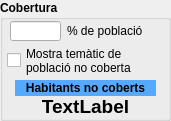
  <widget class="QGroupBox" name="groupBox_6">
   <property name="geometry">
    <rect>
     <x>220</x>
     <y>131</y>
     <width>171</width>
     <height>121</height>
    </rect>
   </property>
   <property name="font">
    <font>
     <weight>75</weight>
     <bold>true</bold>
    </font>
   </property>
   <property name="title">
    <string>Cobertura</string>
   </property>
   <widget class="QWidget" name="layoutWidget">
    <property name="geometry">
     <rect>
      <x>10</x>
      <y>20</y>
      <width>141</width>
      <height>22</height>
     </rect>
    </property>
    <layout class="QHBoxLayout" name="horizontalLayout_4">
     <item>
      <widget class="QLineEdit" name="txt_percentatge">
       <property name="maximumSize">
        <size>
         <width>51</width>
         <height>20</height>
        </size>
       </property>
       <property name="alignment">
        <set>Qt::AlignCenter</set>
       </property>
      </widget>
     </item>
     <item>
      <widget class="QLabel" name="label_4">
       <property name="font">
        <font>
         <weight>50</weight>
         <bold>false</bold>
        </font>
       </property>
       <property name="text">
        <string>% de població</string>
       </property>
      </widget>
     </item>
    </layout>
   </widget>
   <widget class="QLabel" name="lblHab">
    <property name="geometry">
     <rect>
      <x>15</x>
      <y>80</y>
      <width>141</width>
      <height>16</height>
     </rect>
    </property>
    <property name="font">
     <font>
      <pointsize>9</pointsize>
      <weight>75</weight>
      <bold>true</bold>
     </font>
    </property>
    <property name="styleSheet">
     <string notr="true">background-color: rgb(85, 170, 255);
border-color: rgb(0, 0, 0);</string>
    </property>
    <property name="text">
     <string>Habitants no coberts</string>
    </property>
    <property name="alignment">
     <set>Qt::AlignCenter</set>
    </property>
    <property name="wordWrap">
     <bool>false</bool>
    </property>
    <property name="margin">
     <number>2</number>
    </property>
    <property name="indent">
     <number>-1</number>
    </property>
   </widget>
   <widget class="QCheckBox" name="CB_mostrarPobNoAfectada">
    <property name="geometry">
     <rect>
      <x>7</x>
      <y>45</y>
      <width>161</width>
      <height>31</height>
     </rect>
    </property>
    <property name="font">
     <font>
      <weight>50</weight>
      <bold>false</bold>
     </font>
    </property>
    <property name="text">
     <string>Mostra temàtic de
població no coberta</string>
    </property>
   </widget>
   <widget class="QLabel" name="lblNum">
    <property name="geometry">
     <rect>
      <x>15</x>
      <y>96</y>
      <width>141</width>
      <height>21</height>
     </rect>
    </property>
    <property name="palette">
     <palette>
      <active>
       <colorrole role="WindowText">
        <brush brushstyle="SolidPattern">
         <color alpha="255">
          <red>0</red>
          <green>0</green>
          <blue>0</blue>
         </color>
        </brush>
       </colorrole>
       <colorrole role="Button">
        <brush brushstyle="SolidPattern">
         <color alpha="255">
          <red>0</red>
          <green>170</green>
          <blue>127</blue>
         </color>
        </brush>
       </colorrole>
       <colorrole role="Light">
        <brush brushstyle="SolidPattern">
         <color alpha="255">
          <red>0</red>
          <green>255</green>
          <blue>191</blue>
         </color>
        </brush>
       </colorrole>
       <colorrole role="Midlight">
        <brush brushstyle="SolidPattern">
         <color alpha="255">
          <red>0</red>
          <green>212</green>
          <blue>159</blue>
         </color>
        </brush>
       </colorrole>
       <colorrole role="Dark">
        <brush brushstyle="SolidPattern">
         <color alpha="255">
          <red>0</red>
          <green>85</green>
          <blue>63</blue>
         </color>
        </brush>
       </colorrole>
       <colorrole role="Mid">
        <brush brushstyle="SolidPattern">
         <color alpha="255">
          <red>0</red>
          <green>113</green>
          <blue>84</blue>
         </color>
        </brush>
       </colorrole>
       <colorrole role="Text">
        <brush brushstyle="SolidPattern">
         <color alpha="255">
          <red>0</red>
          <green>0</green>
          <blue>0</blue>
         </color>
        </brush>
       </colorrole>
       <colorrole role="BrightText">
        <brush brushstyle="SolidPattern">
         <color alpha="255">
          <red>255</red>
          <green>255</green>
          <blue>255</blue>
         </color>
        </brush>
       </colorrole>
       <colorrole role="ButtonText">
        <brush brushstyle="SolidPattern">
         <color alpha="255">
          <red>0</red>
          <green>0</green>
          <blue>0</blue>
         </color>
        </brush>
       </colorrole>
       <colorrole role="Base">
        <brush brushstyle="SolidPattern">
         <color alpha="255">
          <red>255</red>
          <green>255</green>
          <blue>255</blue>
         </color>
        </brush>
       </colorrole>
       <colorrole role="Window">
        <brush brushstyle="SolidPattern">
         <color alpha="255">
          <red>0</red>
          <green>170</green>
          <blue>127</blue>
         </color>
        </brush>
       </colorrole>
       <colorrole role="Shadow">
        <brush brushstyle="SolidPattern">
         <color alpha="255">
          <red>0</red>
          <green>0</green>
          <blue>0</blue>
         </color>
        </brush>
       </colorrole>
       <colorrole role="AlternateBase">
        <brush brushstyle="SolidPattern">
         <color alpha="255">
          <red>127</red>
          <green>212</green>
          <blue>191</blue>
         </color>
        </brush>
       </colorrole>
       <colorrole role="ToolTipBase">
        <brush brushstyle="SolidPattern">
         <color alpha="255">
          <red>255</red>
          <green>255</green>
          <blue>220</blue>
         </color>
        </brush>
       </colorrole>
       <colorrole role="ToolTipText">
        <brush brushstyle="SolidPattern">
         <color alpha="255">
          <red>0</red>
          <green>0</green>
          <blue>0</blue>
         </color>
        </brush>
       </colorrole>
      </active>
      <inactive>
       <colorrole role="WindowText">
        <brush brushstyle="SolidPattern">
         <color alpha="255">
          <red>0</red>
          <green>0</green>
          <blue>0</blue>
         </color>
        </brush>
       </colorrole>
       <colorrole role="Button">
        <brush brushstyle="SolidPattern">
         <color alpha="255">
          <red>0</red>
          <green>170</green>
          <blue>127</blue>
         </color>
        </brush>
       </colorrole>
       <colorrole role="Light">
        <brush brushstyle="SolidPattern">
         <color alpha="255">
          <red>0</red>
          <green>255</green>
          <blue>191</blue>
         </color>
        </brush>
       </colorrole>
       <colorrole role="Midlight">
        <brush brushstyle="SolidPattern">
         <color alpha="255">
          <red>0</red>
          <green>212</green>
          <blue>159</blue>
         </color>
        </brush>
       </colorrole>
       <colorrole role="Dark">
        <brush brushstyle="SolidPattern">
         <color alpha="255">
          <red>0</red>
          <green>85</green>
          <blue>63</blue>
         </color>
        </brush>
       </colorrole>
       <colorrole role="Mid">
        <brush brushstyle="SolidPattern">
         <color alpha="255">
          <red>0</red>
          <green>113</green>
          <blue>84</blue>
         </color>
        </brush>
       </colorrole>
       <colorrole role="Text">
        <brush brushstyle="SolidPattern">
         <color alpha="255">
          <red>0</red>
          <green>0</green>
          <blue>0</blue>
         </color>
        </brush>
       </colorrole>
       <colorrole role="BrightText">
        <brush brushstyle="SolidPattern">
         <color alpha="255">
          <red>255</red>
          <green>255</green>
          <blue>255</blue>
         </color>
        </brush>
       </colorrole>
       <colorrole role="ButtonText">
        <brush brushstyle="SolidPattern">
         <color alpha="255">
          <red>0</red>
          <green>0</green>
          <blue>0</blue>
         </color>
        </brush>
       </colorrole>
       <colorrole role="Base">
        <brush brushstyle="SolidPattern">
         <color alpha="255">
          <red>255</red>
          <green>255</green>
          <blue>255</blue>
         </color>
        </brush>
       </colorrole>
       <colorrole role="Window">
        <brush brushstyle="SolidPattern">
         <color alpha="255">
          <red>0</red>
          <green>170</green>
          <blue>127</blue>
         </color>
        </brush>
       </colorrole>
       <colorrole role="Shadow">
        <brush brushstyle="SolidPattern">
         <color alpha="255">
          <red>0</red>
          <green>0</green>
          <blue>0</blue>
         </color>
        </brush>
       </colorrole>
       <colorrole role="AlternateBase">
        <brush brushstyle="SolidPattern">
         <color alpha="255">
          <red>127</red>
          <green>212</green>
          <blue>191</blue>
         </color>
        </brush>
       </colorrole>
       <colorrole role="ToolTipBase">
        <brush brushstyle="SolidPattern">
         <color alpha="255">
          <red>255</red>
          <green>255</green>
          <blue>220</blue>
         </color>
        </brush>
       </colorrole>
       <colorrole role="ToolTipText">
        <brush brushstyle="SolidPattern">
         <color alpha="255">
          <red>0</red>
          <green>0</green>
          <blue>0</blue>
         </color>
        </brush>
       </colorrole>
      </inactive>
      <disabled>
       <colorrole role="WindowText">
        <brush brushstyle="SolidPattern">
         <color alpha="255">
          <red>0</red>
          <green>85</green>
          <blue>63</blue>
         </color>
        </brush>
       </colorrole>
       <colorrole role="Button">
        <brush brushstyle="SolidPattern">
         <color alpha="255">
          <red>0</red>
          <green>170</green>
          <blue>127</blue>
         </color>
        </brush>
       </colorrole>
       <colorrole role="Light">
        <brush brushstyle="SolidPattern">
         <color alpha="255">
          <red>0</red>
          <green>255</green>
          <blue>191</blue>
         </color>
        </brush>
       </colorrole>
       <colorrole role="Midlight">
        <brush brushstyle="SolidPattern">
         <color alpha="255">
          <red>0</red>
          <green>212</green>
          <blue>159</blue>
         </color>
        </brush>
       </colorrole>
       <colorrole role="Dark">
        <brush brushstyle="SolidPattern">
         <color alpha="255">
          <red>0</red>
          <green>85</green>
          <blue>63</blue>
         </color>
        </brush>
       </colorrole>
       <colorrole role="Mid">
        <brush brushstyle="SolidPattern">
         <color alpha="255">
          <red>0</red>
          <green>113</green>
          <blue>84</blue>
         </color>
        </brush>
       </colorrole>
       <colorrole role="Text">
        <brush brushstyle="SolidPattern">
         <color alpha="255">
          <red>0</red>
          <green>85</green>
          <blue>63</blue>
         </color>
        </brush>
       </colorrole>
       <colorrole role="BrightText">
        <brush brushstyle="SolidPattern">
         <color alpha="255">
          <red>255</red>
          <green>255</green>
          <blue>255</blue>
         </color>
        </brush>
       </colorrole>
       <colorrole role="ButtonText">
        <brush brushstyle="SolidPattern">
         <color alpha="255">
          <red>0</red>
          <green>85</green>
          <blue>63</blue>
         </color>
        </brush>
       </colorrole>
       <colorrole role="Base">
        <brush brushstyle="SolidPattern">
         <color alpha="255">
          <red>0</red>
          <green>170</green>
          <blue>127</blue>
         </color>
        </brush>
       </colorrole>
       <colorrole role="Window">
        <brush brushstyle="SolidPattern">
         <color alpha="255">
          <red>0</red>
          <green>170</green>
          <blue>127</blue>
         </color>
        </brush>
       </colorrole>
       <colorrole role="Shadow">
        <brush brushstyle="SolidPattern">
         <color alpha="255">
          <red>0</red>
          <green>0</green>
          <blue>0</blue>
         </color>
        </brush>
       </colorrole>
       <colorrole role="AlternateBase">
        <brush brushstyle="SolidPattern">
         <color alpha="255">
          <red>0</red>
          <green>170</green>
          <blue>127</blue>
         </color>
        </brush>
       </colorrole>
       <colorrole role="ToolTipBase">
        <brush brushstyle="SolidPattern">
         <color alpha="255">
          <red>255</red>
          <green>255</green>
          <blue>220</blue>
         </color>
        </brush>
       </colorrole>
       <colorrole role="ToolTipText">
        <brush brushstyle="SolidPattern">
         <color alpha="255">
          <red>0</red>
          <green>0</green>
          <blue>0</blue>
         </color>
        </brush>
       </colorrole>
      </disabled>
     </palette>
    </property>
    <property name="font">
     <font>
      <pointsize>14</pointsize>
      <weight>75</weight>
      <bold>true</bold>
     </font>
    </property>
    <property name="text">
     <string>TextLabel</string>
    </property>
    <property name="alignment">
     <set>Qt::AlignCenter</set>
    </property>
   </widget>
  </widget>
